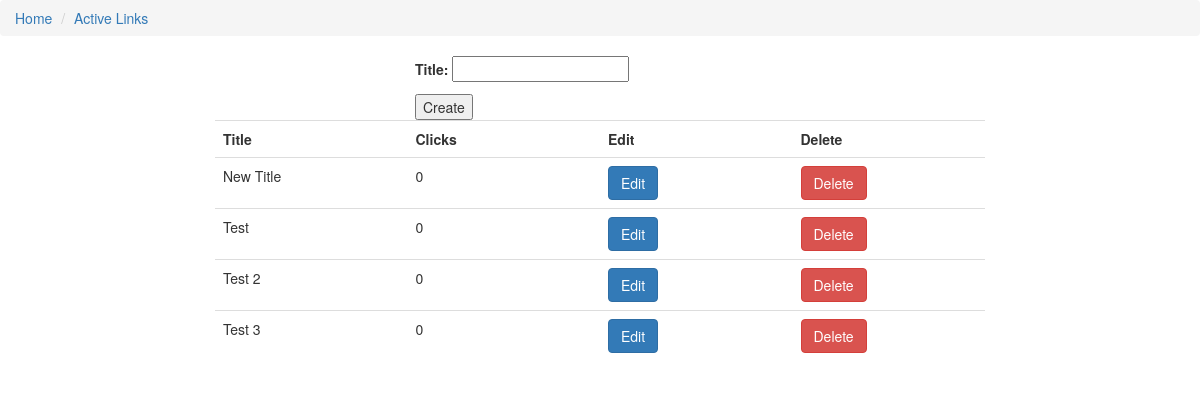
/, run on an earlier commit of the app's database.
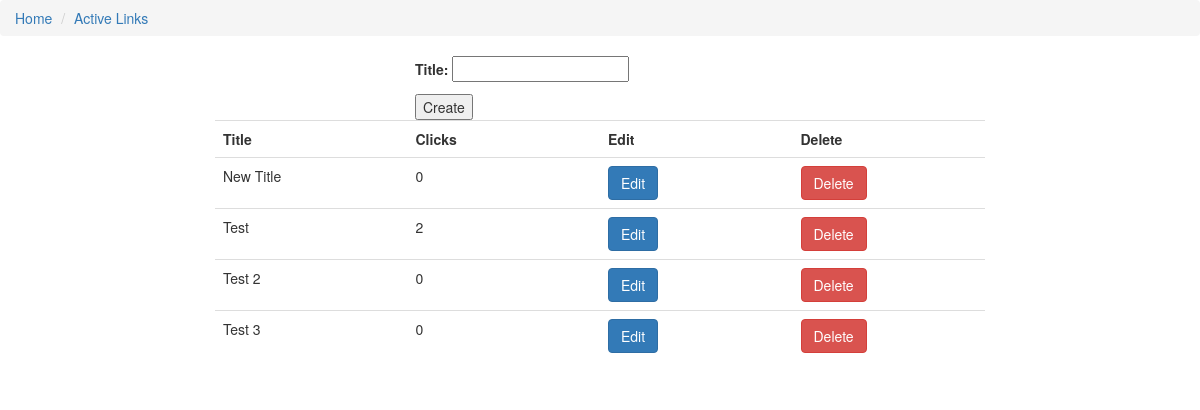
And on a later commit of the database.
### refer_sys/models.py (models this page shows, shortened)
class Link(models.Model):
  title = models.CharField(max_length=200, unique=True)
  clicks = models.IntegerField(default=0)
  created_at = models.DateTimeField(default=timezone.now)

### refer_sys/views.py (the view)
# urls.py: url(r'^$', views.root_page, name='root_page'),
def root_page(request):
  links = Link.objects.order_by("created_at")
  form = LinkForm()
  if request.method == "POST":
    form = LinkForm(request.POST)
    if form.is_valid():
      form.save()
      return redirect('/')
  return render (request, 'refer_sys/root_page.html',
    {'links':links, 'form':form}
    )

### refer_sys/forms.py
class LinkForm(forms.ModelForm):
  class Meta:
    model = Link
    fields = ('title',)

### refer_sys/templates/refer_sys/root_page.html
{% extends 'refer_sys/base.html' %}
{% block content %}
<div class="row">
  <div class="col-md-4"></div>
  <div class="col-md-4">
    <form class=".form-inline" method="POST">{% csrf_token %}
      {{ form.as_p }}
    </form>
    <button type="submit">Create</button>
  </div>
  <div class="col-md-4"></div>
</div>
<div class="row">
  <div class="col-md-2"></div>
    <div class="col-md-8">
      <table class="table table-hover">
        <tr>
          <th>Title</th>
          <th>Clicks</th>
          <th>Edit</th>
          <th>Delete</th>
        </tr>
        {% for link in links %}
        <tr>
          <td>
            {{ link.title }}
          </td>
          <td>
            {{ link.clicks }}
          </td>
          <td>
            <a href="{% url 'edit_link' pk=link.pk %}" class="btn btn-primary">Edit</a>
          </td>
          <td>
            <form method="POST" action="{% url 'delete_link' pk=link.pk %}">{% csrf_token %}
              <button type="submit" class="btn btn-danger">
                Delete
              </button>
            </form>
          </td>
        </tr>
        {% endfor %}
      </table>
    </div>
  </div>
  <div class="col-md-2"></div>
</div>
{% endblock %}

What changed in the data, as far as the page shows it:
changed Link "Test": clicks "0" → "2"
